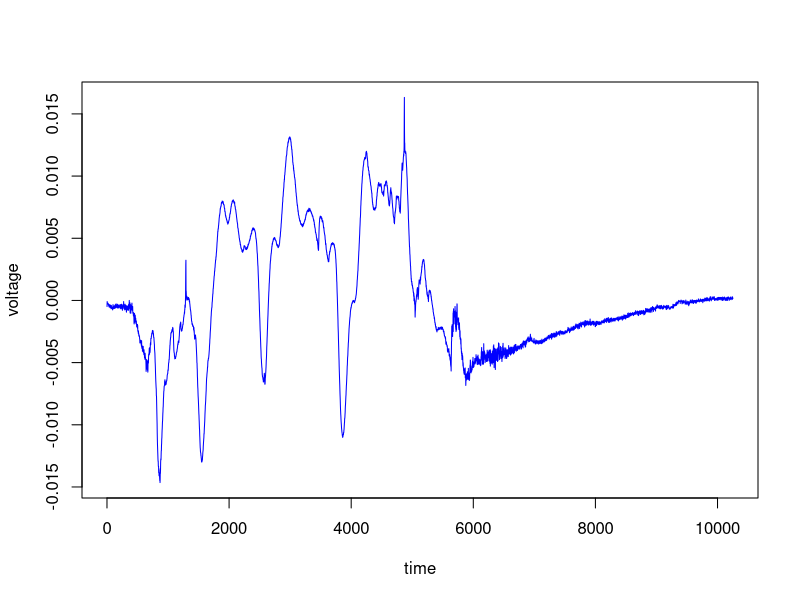

Reproduce this figure in R.
setwd("/home/eebrandt/projects/temp_trials/male_only/src/")
scrape <- read.csv("output.csv", header = T)
#adds "time" column that just lists sequential numbers from 0.  This can be divided by 48000
# to get time in seconds
scrape$time <- seq(1, nrow(scrape), 1)
# rearrange columns to get everything in the proper order
scrape <- scrape[,c(2,1)]
#label the columns something meaningful
colnames(scrape) <- c("time", "voltage")

#pull out voltage and time as their own lists
voltage <- scrape$voltage
time <- scrape$time

#subsets voltage and time by taking only every other element.  Recommended for scrape and thumps
# change number to 15 or 20 for buzzes, depending on how long your buzz is.  Will choke graphics
#program otherwise
voltage <- voltage[seq(1, length(voltage), 2)]
time <- time[seq(1, length(time), 2)]

#plots voltage versus time, which can then be exported to graphics program
plot(voltage~time, col = "blue", lwd = 1, type = "l")